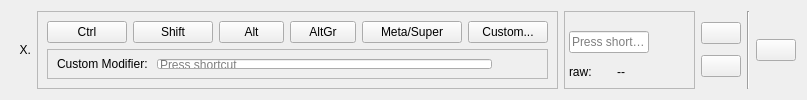
<?xml version="1.0" encoding="UTF-8"?>
<ui version="4.0">
 <class>KeyPressWidget</class>
 <widget class="QWidget" name="KeyPressWidget">
  <property name="geometry">
   <rect>
    <x>0</x>
    <y>0</y>
    <width>807</width>
    <height>100</height>
   </rect>
  </property>
  <property name="minimumSize">
   <size>
    <width>0</width>
    <height>100</height>
   </size>
  </property>
  <property name="maximumSize">
   <size>
    <width>16777215</width>
    <height>125</height>
   </size>
  </property>
  <property name="windowTitle">
   <string>Form</string>
  </property>
  <property name="autoFillBackground">
   <bool>true</bool>
  </property>
  <property name="styleSheet">
   <string notr="true">QWidget {
	#this does break dark mode stupid me
	#background-color: white;
}
</string>
  </property>
  <layout class="QHBoxLayout" name="horizontalLayout">
   <item>
    <widget class="QLabel" name="label">
     <property name="sizePolicy">
      <sizepolicy hsizetype="Minimum" vsizetype="Preferred">
       <horstretch>0</horstretch>
       <verstretch>0</verstretch>
      </sizepolicy>
     </property>
     <property name="minimumSize">
      <size>
       <width>20</width>
       <height>0</height>
      </size>
     </property>
     <property name="text">
      <string>X.</string>
     </property>
     <property name="alignment">
      <set>Qt::AlignRight|Qt::AlignTrailing|Qt::AlignVCenter</set>
     </property>
    </widget>
   </item>
   <item>
    <widget class="QFrame" name="modBox">
     <property name="frameShape">
      <enum>QFrame::StyledPanel</enum>
     </property>
     <property name="frameShadow">
      <enum>QFrame::Raised</enum>
     </property>
     <layout class="QVBoxLayout" name="verticalLayout_2">
      <item>
       <layout class="QHBoxLayout" name="modBoxButtons">
        <item>
         <widget class="QPushButton" name="ctrlMod">
          <property name="minimumSize">
           <size>
            <width>80</width>
            <height>0</height>
           </size>
          </property>
          <property name="focusPolicy">
           <enum>Qt::NoFocus</enum>
          </property>
          <property name="styleSheet">
           <string notr="true">QPushButton:selected {
		color: white;
}</string>
          </property>
          <property name="text">
           <string>Ctrl</string>
          </property>
          <property name="checkable">
           <bool>true</bool>
          </property>
         </widget>
        </item>
        <item>
         <widget class="QPushButton" name="shiftMod">
          <property name="minimumSize">
           <size>
            <width>80</width>
            <height>0</height>
           </size>
          </property>
          <property name="focusPolicy">
           <enum>Qt::NoFocus</enum>
          </property>
          <property name="text">
           <string>Shift</string>
          </property>
          <property name="checkable">
           <bool>true</bool>
          </property>
         </widget>
        </item>
        <item>
         <widget class="QPushButton" name="altMod">
          <property name="sizePolicy">
           <sizepolicy hsizetype="Minimum" vsizetype="Fixed">
            <horstretch>0</horstretch>
            <verstretch>0</verstretch>
           </sizepolicy>
          </property>
          <property name="minimumSize">
           <size>
            <width>30</width>
            <height>0</height>
           </size>
          </property>
          <property name="focusPolicy">
           <enum>Qt::NoFocus</enum>
          </property>
          <property name="text">
           <string>Alt</string>
          </property>
          <property name="checkable">
           <bool>true</bool>
          </property>
         </widget>
        </item>
        <item>
         <widget class="QPushButton" name="altGrMod">
          <property name="minimumSize">
           <size>
            <width>50</width>
            <height>0</height>
           </size>
          </property>
          <property name="focusPolicy">
           <enum>Qt::NoFocus</enum>
          </property>
          <property name="text">
           <string>AltGr</string>
          </property>
          <property name="checkable">
           <bool>true</bool>
          </property>
         </widget>
        </item>
        <item>
         <widget class="QPushButton" name="metaMod">
          <property name="minimumSize">
           <size>
            <width>100</width>
            <height>0</height>
           </size>
          </property>
          <property name="focusPolicy">
           <enum>Qt::NoFocus</enum>
          </property>
          <property name="toolTip">
           <string>&lt;html&gt;&lt;head/&gt;&lt;body&gt;&lt;p&gt;aka the Windows key&lt;/p&gt;&lt;/body&gt;&lt;/html&gt;</string>
          </property>
          <property name="text">
           <string>Meta/Super</string>
          </property>
          <property name="checkable">
           <bool>true</bool>
          </property>
         </widget>
        </item>
        <item>
         <widget class="QPushButton" name="customMod">
          <property name="focusPolicy">
           <enum>Qt::NoFocus</enum>
          </property>
          <property name="text">
           <string>Custom...</string>
          </property>
          <property name="checkable">
           <bool>true</bool>
          </property>
         </widget>
        </item>
       </layout>
      </item>
      <item>
       <widget class="QFrame" name="customModBox">
        <property name="frameShape">
         <enum>QFrame::StyledPanel</enum>
        </property>
        <property name="frameShadow">
         <enum>QFrame::Raised</enum>
        </property>
        <layout class="QHBoxLayout" name="horizontalLayout_2">
         <item>
          <widget class="QLabel" name="label_2">
           <property name="text">
            <string>Custom Modifier: </string>
           </property>
          </widget>
         </item>
         <item>
          <widget class="CKeySequenceEdit" name="customSequenceEdit"/>
         </item>
         <item>
          <widget class="QPushButton" name="clearButton2">
           <property name="focusPolicy">
            <enum>Qt::NoFocus</enum>
           </property>
           <property name="icon">
            <iconset theme="edit-clear">
             <normaloff>../../../../../.designer/backup</normaloff>../../../../../.designer/backup</iconset>
           </property>
           <property name="flat">
            <bool>true</bool>
           </property>
          </widget>
         </item>
        </layout>
       </widget>
      </item>
     </layout>
    </widget>
   </item>
   <item>
    <widget class="QFrame" name="keyBox">
     <property name="frameShape">
      <enum>QFrame::StyledPanel</enum>
     </property>
     <property name="frameShadow">
      <enum>QFrame::Raised</enum>
     </property>
     <layout class="QVBoxLayout" name="verticalLayout">
      <property name="spacing">
       <number>1</number>
      </property>
      <property name="leftMargin">
       <number>4</number>
      </property>
      <property name="rightMargin">
       <number>4</number>
      </property>
      <property name="bottomMargin">
       <number>1</number>
      </property>
      <item>
       <spacer name="verticalSpacer">
        <property name="orientation">
         <enum>Qt::Vertical</enum>
        </property>
        <property name="sizeHint" stdset="0">
         <size>
          <width>20</width>
          <height>40</height>
         </size>
        </property>
       </spacer>
      </item>
      <item>
       <layout class="QHBoxLayout" name="keyBoxInput">
        <item>
         <widget class="CKeySequenceEdit" name="keySequenceEdit">
          <property name="minimumSize">
           <size>
            <width>0</width>
            <height>35</height>
           </size>
          </property>
         </widget>
        </item>
        <item>
         <widget class="QPushButton" name="clearButton">
          <property name="sizePolicy">
           <sizepolicy hsizetype="Minimum" vsizetype="Fixed">
            <horstretch>0</horstretch>
            <verstretch>0</verstretch>
           </sizepolicy>
          </property>
          <property name="focusPolicy">
           <enum>Qt::NoFocus</enum>
          </property>
          <property name="icon">
           <iconset theme="edit-clear">
            <normaloff>../../../../../.designer/backup</normaloff>../../../../../.designer/backup</iconset>
          </property>
          <property name="flat">
           <bool>true</bool>
          </property>
         </widget>
        </item>
       </layout>
      </item>
      <item>
       <layout class="QHBoxLayout" name="horizontalLayout_3">
        <item>
         <widget class="QLabel" name="rawInputDescr">
          <property name="sizePolicy">
           <sizepolicy hsizetype="Preferred" vsizetype="Minimum">
            <horstretch>0</horstretch>
            <verstretch>0</verstretch>
           </sizepolicy>
          </property>
          <property name="text">
           <string>raw:</string>
          </property>
         </widget>
        </item>
        <item>
         <widget class="QLabel" name="rawInputLabel">
          <property name="sizePolicy">
           <sizepolicy hsizetype="Expanding" vsizetype="Minimum">
            <horstretch>0</horstretch>
            <verstretch>0</verstretch>
           </sizepolicy>
          </property>
          <property name="text">
           <string>--</string>
          </property>
          <property name="alignment">
           <set>Qt::AlignCenter</set>
          </property>
         </widget>
        </item>
        <item>
         <widget class="QPushButton" name="setNullKeyButton">
          <property name="focusPolicy">
           <enum>Qt::NoFocus</enum>
          </property>
          <property name="toolTip">
           <string>&lt;html&gt;&lt;head/&gt;&lt;body&gt;&lt;p&gt;set NULL key&lt;/p&gt;&lt;/body&gt;&lt;/html&gt;</string>
          </property>
          <property name="text">
           <string/>
          </property>
          <property name="icon">
           <iconset theme="application-exit">
            <normaloff>.</normaloff>.</iconset>
          </property>
          <property name="flat">
           <bool>true</bool>
          </property>
         </widget>
        </item>
       </layout>
      </item>
      <item>
       <spacer name="verticalSpacer_2">
        <property name="orientation">
         <enum>Qt::Vertical</enum>
        </property>
        <property name="sizeHint" stdset="0">
         <size>
          <width>20</width>
          <height>40</height>
         </size>
        </property>
       </spacer>
      </item>
     </layout>
    </widget>
   </item>
   <item>
    <layout class="QVBoxLayout" name="verticalLayout_3">
     <property name="spacing">
      <number>0</number>
     </property>
     <item>
      <widget class="QPushButton" name="moveUp">
       <property name="focusPolicy">
        <enum>Qt::NoFocus</enum>
       </property>
       <property name="toolTip">
        <string>&lt;html&gt;&lt;head/&gt;&lt;body&gt;&lt;p&gt;move up&lt;/p&gt;&lt;/body&gt;&lt;/html&gt;</string>
       </property>
       <property name="icon">
        <iconset theme="go-up">
         <normaloff>../../../../../.designer/backup</normaloff>../../../../../.designer/backup</iconset>
       </property>
      </widget>
     </item>
     <item>
      <widget class="QPushButton" name="moveDown">
       <property name="focusPolicy">
        <enum>Qt::NoFocus</enum>
       </property>
       <property name="toolTip">
        <string>&lt;html&gt;&lt;head/&gt;&lt;body&gt;&lt;p&gt;move down&lt;/p&gt;&lt;/body&gt;&lt;/html&gt;</string>
       </property>
       <property name="icon">
        <iconset theme="go-down">
         <normaloff>../../../../../.designer/backup</normaloff>../../../../../.designer/backup</iconset>
       </property>
      </widget>
     </item>
    </layout>
   </item>
   <item>
    <widget class="Line" name="line">
     <property name="orientation">
      <enum>Qt::Vertical</enum>
     </property>
    </widget>
   </item>
   <item>
    <widget class="QPushButton" name="delButton">
     <property name="focusPolicy">
      <enum>Qt::NoFocus</enum>
     </property>
     <property name="toolTip">
      <string>&lt;html&gt;&lt;head/&gt;&lt;body&gt;&lt;p&gt;remove entry&lt;/p&gt;&lt;/body&gt;&lt;/html&gt;</string>
     </property>
     <property name="icon">
      <iconset theme="list-remove">
       <normaloff>../../../../../.designer/backup</normaloff>../../../../../.designer/backup</iconset>
     </property>
    </widget>
   </item>
  </layout>
 </widget>
 <customwidgets>
  <customwidget>
   <class>CKeySequenceEdit</class>
   <extends>QKeySequenceEdit</extends>
   <header location="global">gui.customwidgets</header>
  </customwidget>
 </customwidgets>
 <resources/>
 <connections>
  <connection>
   <sender>delButton</sender>
   <signal>clicked()</signal>
   <receiver>KeyPressWidget</receiver>
   <slot>_remove()</slot>
   <hints>
    <hint type="sourcelabel">
     <x>807</x>
     <y>65</y>
    </hint>
    <hint type="destinationlabel">
     <x>668</x>
     <y>0</y>
    </hint>
   </hints>
  </connection>
  <connection>
   <sender>moveDown</sender>
   <signal>clicked()</signal>
   <receiver>KeyPressWidget</receiver>
   <slot>_moveDown()</slot>
   <hints>
    <hint type="sourcelabel">
     <x>761</x>
     <y>65</y>
    </hint>
    <hint type="destinationlabel">
     <x>629</x>
     <y>0</y>
    </hint>
   </hints>
  </connection>
  <connection>
   <sender>moveUp</sender>
   <signal>clicked()</signal>
   <receiver>KeyPressWidget</receiver>
   <slot>_moveUp()</slot>
   <hints>
    <hint type="sourcelabel">
     <x>724</x>
     <y>65</y>
    </hint>
    <hint type="destinationlabel">
     <x>593</x>
     <y>0</y>
    </hint>
   </hints>
  </connection>
  <connection>
   <sender>customMod</sender>
   <signal>clicked(bool)</signal>
   <receiver>customModBox</receiver>
   <slot>setVisible(bool)</slot>
   <hints>
    <hint type="sourcelabel">
     <x>425</x>
     <y>29</y>
    </hint>
    <hint type="destinationlabel">
     <x>434</x>
     <y>63</y>
    </hint>
   </hints>
  </connection>
  <connection>
   <sender>clearButton2</sender>
   <signal>clicked()</signal>
   <receiver>customSequenceEdit</receiver>
   <slot>clear()</slot>
   <hints>
    <hint type="sourcelabel">
     <x>463</x>
     <y>69</y>
    </hint>
    <hint type="destinationlabel">
     <x>390</x>
     <y>73</y>
    </hint>
   </hints>
  </connection>
  <connection>
   <sender>clearButton</sender>
   <signal>clicked()</signal>
   <receiver>keySequenceEdit</receiver>
   <slot>clear()</slot>
   <hints>
    <hint type="sourcelabel">
     <x>658</x>
     <y>48</y>
    </hint>
    <hint type="destinationlabel">
     <x>623</x>
     <y>55</y>
    </hint>
   </hints>
  </connection>
 </connections>
 <slots>
  <slot>_remove()</slot>
  <slot>_moveUp()</slot>
  <slot>_moveDown()</slot>
 </slots>
</ui>
